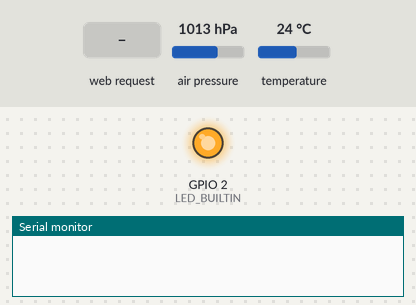
Bench run of a sketch on a simulated ESP8266 (NodeMCU). Shown: output pins drawn as LEDs (lit = HIGH, except the on-board LED, lit = LOW), the last lines printed to the serial monitor. The inputs (shaded band) are chosen by the test bench; at power-on: air pressure 1013 hPa, temperature 24 °C. WiFi joins after 1.5 s; servers stay silent unless stated; network time is answered at once with the bench clock; the local clock reads 2024-03-15 10:24:30 at power-on unless the sketch sets it; EEPROM starts erased.

Above: at 0.1 s.
At 4.7 s:
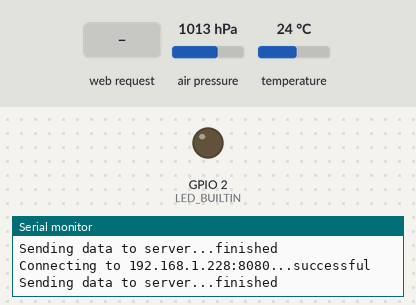
4.8 s: HTTP request GET /data/ received
Timing chart, 0 to 21.2 s (numbered marks = the images above; inputs shaded):
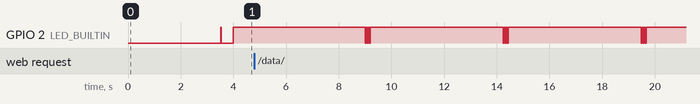

Measured:
- by itself, GPIO 2 (LED_BUILTIN): repeats every 5.2 s: 2 × (HIGH 0.04 s, LOW 0.04 s), HIGH 5.0 s, LOW 0.04 s

The sketch:

BMP280_test_advanced.ino
```cpp
/**********************************************
 * Catalin Batrinu bcatalin@gmail.com
 * Read temperature and pressure from BMP280
 * and send it to thingspeaks.com
**********************************************/

#include <Arduino.h>
//#include <USBAPI.h>
#include <HardwareSerial.h>
#include <pins_arduino.h>

#include <Wire.h>
#include <SPI.h>
#include <Adafruit_Sensor.h>
#include <Adafruit_BMP280.h>
#include <ESP8266WiFi.h>
#include <NTPClient.h>
#include <WiFiUdp.h>
#include <ESP8266WebServer.h>
//#include <ESPAsyncWebServer.h> //randomnerdtutorials.com/esp8266-nodemcu-access-point-ap-web-server/
#include <EEPROM.h>

#define BMP_SCK  13
#define BMP_MISO 12
#define BMP_MOSI 11
#define BMP_CS   10

const char INDEX_HTML[] =
"<!DOCTYPE HTML>"
"<html>"
"<head>"
"<meta content=\"text/html; charset=ISO-8859-1\""
" http-equiv=\"content-type\">"
"<meta name = \"viewport\" content = \"width = device-width, initial-scale = 1.0, maximum-scale = 1.0, user-scalable=0\">"
"<title>ESP8266 Web Form Demo</title>"
"<style>"
"\"body { background-color: #808080; font-family: Arial, Helvetica, Sans-Serif; Color: #000000; }\""
"</style>"
"</head>"
"<body>"
"<h1>ESP8266 Web Form Demo</h1>"
"<FORM action=\"/\" method=\"post\">"
"<P>"
"<label>ssid:&nbsp;</label>"
"<input maxlength=\"30\" name=\"ssid\"><br>"
"<label>Password:&nbsp;</label><input maxlength=\"30\" name=\"Password\"><br>"
"<label>IP:&nbsp;</label><input maxlength=\"15\" name=\"IP\"><br>"
"<label>Gateway:&nbsp;</label><input maxlength=\"15\" name=\"GW\"><br>"
"<INPUT type=\"submit\" value=\"Send\"> <INPUT type=\"reset\">"
"</P>"
"</FORM>"
"</body>"
"</html>";

Adafruit_BMP280 bme; // I2C
// replace with your channel’s thingspeak API key,
String apiKey = "R9A17PBGUIYZZY3Y";
const char* ssid = "MrWhite";
const char* password = "Feketebikapata1965!";
const char* cserver = "api.thingspeak.com";
const char* digest = "19650604";
String wssid;
String wpassword;
WiFiClient client;

const long utcOffsetInSeconds = 3600;
char daysOfTheWeek[7][12] = {"Sunday", "Monday", "Tuesday", "Wednesday", "Thursday", "Friday", "Saturday"};
String day;
WiFiUDP ntpUDP;
NTPClient timeClient(ntpUDP, "pool.ntp.org", utcOffsetInSeconds);

void handleRoot();              // function prototypes for HTTP handlers
void handleNotFound();
void handleSentVar();
void read_from_Memory (String ssid,String pwd,String ip, String gw);
ESP8266WebServer webserver(80);

#define d0 d[0]
#define d1 d[1]
#define d2 d[2]
#define d3 d[3]
#define d4 d[4]
#define d5 d[5]
#define d6 d[6]
#define d7 d[7]
#define d8 d[8]
#define d9 d[9]

int ii;
int currentTime;
int d9={16, 5, 4, 0, 17, 14, 12, 13, 15};
int t;

void ledON(int led) {digitalWrite(led,(led == LED_BUILTIN)&!HIGH);}
void ledOFF(int led) {digitalWrite(led,(led == LED_BUILTIN)&HIGH);}
void ledPulse (int led, int interval, int blur) {
  int i = interval;
  while (i > 0) {
    ledON(led);
    delay(blur);
    i = i - blur;
    ledOFF(led);
    delay(blur);
    i = i - blur;
    }
  }

/**************************
 *   S E T U P
 **************************/
void setup() {
  Serial.begin(115200);
  pinMode(LED_BUILTIN, OUTPUT);
  ledON(LED_BUILTIN);
  delay(2000);
  Serial.println();
  //Serial.println(F("BMP280 test"));
  Serial.println("BMP280 test");

  while (!bme.begin()) {
    Serial.println("Could not find a valid BMP280 sensor, check wiring! ");
    delay (2000);
  }
  Serial.println("BMP280 checked, functioning");

  wssid = readSSID();
  wpassword = readPassword();
  Serial.print(wssid+wpassword);
  Serial.println("Parameters loaded");

  Serial.print("Connecting to ");
  Serial.println(wssid);

  WiFi.mode(WIFI_STA);
  WiFi.begin(wssid, wpassword);

  int trials = 15;
  while (WiFi.status() != WL_CONNECTED && trials > 0) {
    delay(500);
    Serial.print(".");
    trials--;
    }
  Serial.println("");
  if (trials == 0) {
    Serial.println("WiFi timeout reached");
    WiFi.softAP("ESP_19650604");
  } else {
    Serial.println("WiFi connected");
  }

  Serial.print(WiFi.softAPIP());
  Serial.print(" ");
  Serial.println(WiFi.localIP());
  WiFi.printDiag(Serial);
  ledOFF(LED_BUILTIN);

  timeClient.begin();
  timeClient.update();
  currentTime = timeClient.getMinutes();
  t = timeClient.getSeconds();
  Serial.println("Time initialized");

  webserver.on("/", handleRoot);
  webserver.on("/data/", HTTP_GET, handleSentVar); // when the server receives a request with /data/ in the string then run the handleSentVar function
  webserver.onNotFound(handleNotFound);
  webserver.begin();
}

void sendTempData () {
  WiFiClient client;
  Serial.print("Connecting to 192.168.1.228:8080...");
  if (client.connect("192.168.1.228",8080))  {// "184.106.153.149" or api.thingspeak.com
    Serial.println("successful");
    String postStr = "";
    postStr +="?temp={idx:1,nvalue:";
    postStr += "1";
    postStr +=",svalue:";
    postStr += String(bme.readTemperature()); //String(bme.readPressure());
    postStr += "}";

    //\r\n\r\n";

    Serial.print("Sending data to server...");
    String headerStr = "POST /temp" + postStr + " HTTP/1.1\n";
    client.print(headerStr);
    //client.print("POST /temp?temp={idx:1,nvalue:0,svalue:17.3} HTTP/1.1\n");
    client.print("Host: 192.168.1.228\n");
    client.print("Connection: close\n");
    //client.print("X-THINGSPEAKAPIKEY: "+apiKey+"\n");
    client.print("Content-Type: application/x-www-form-urlencoded\n");
    client.print("Content-Length: ");
    client.print(postStr.length());
    client.print("\n\n");
    client.print(postStr);
    Serial.println("finished");
  } else {
    Serial.println("failed");
  }
  client.stop();
}

/**************************
 *  L O O P
 **************************/
void loop() {
  ledON(LED_BUILTIN);
  Serial.print("T=");
  Serial.print(bme.readTemperature());
  Serial.print(" *C");

  Serial.print(" P=");
  Serial.print(bme.readPressure());
  Serial.print(" Pa");

  Serial.print(" A= ");
  Serial.print(bme.readAltitude(1013.25)); // this should be adjusted to your local forcase
  Serial.println(" m");

  Serial.print("Connecting to server...");
  if (client.connect(cserver,80))  {// "184.106.153.149" or api.thingspeak.com
    Serial.println("successful");
    String postStr = apiKey;
    postStr +="&field1=";
    postStr += String(bme.readTemperature());
    postStr +="&field2=";
    postStr += String(bme.readPressure());
    postStr += "\r\n\r\n";

    Serial.print("Sending data to server...");
    client.print("POST /update HTTP/1.1\n");
    client.print("Host: api.thingspeak.com\n");
    client.print("Connection: close\n");
    client.print("X-THINGSPEAKAPIKEY: "+apiKey+"\n");
    client.print("Content-Type: application/x-www-form-urlencoded\n");
    client.print("Content-Length: ");
    client.print(postStr.length());
    client.print("\n\n");
    client.print(postStr);
    Serial.println("finished");
  } else {
    Serial.println("failed");
  }
  client.stop();

  delay (50);
  sendTempData ();

  ledOFF(LED_BUILTIN);
  //every 20 sec
  int i = 20;
  while (i>0) {
    //Serial.printf("Stations connected to soft-AP = %d\n", WiFi.softAPgetStationNum());
    webserver.handleClient();
    delay(5000);
    timeClient.update();

    if (timeClient.getHours() >=7 && timeClient.getHours() < 22)
      ledPulse(LED_BUILTIN, 200, 40);
    else
      delay(10000);

    i--;
  }
}

/**
 * Write data to eprom
*/
void write_EEPROM(String x,int pos){
  Serial.println(x.length()+1);
  byte l = x.length();
  EEPROM.write(pos, l);
  for(int n = pos + 1; n < x.length() + 1 + pos + 1; n++){
     EEPROM.write(n, x[n-pos - 1]);
     Serial.print(x[n-pos - 1]);
    }
  Serial.println("--");
  }

/**
 * Write data to memory
 *
 * We prepping the data strings by adding the end of line symbol I decided to use ";".
 * Then we pass it off to the write_EEPROM function to actually write it to memmory
 */
void write_to_Memory(String ssid,String pwd,String ip, String gw) {
  EEPROM.begin(512);
  write_EEPROM(digest,0);
  ssid+="\0";
  write_EEPROM(ssid,10);
  pwd+="\0";
  write_EEPROM(pwd,100);
  ip+="\0";
  write_EEPROM(ip,200);
  gw+="\0";
  write_EEPROM(gw,220);
  Serial.println("eeprom commit");
  EEPROM.commit();
  EEPROM.end();
  }

/**
 * Read data from eprom
*/
String read_EEPROM(int pos) {
  byte l;
  if (pos == 0) l = 8; else l = EEPROM.read(pos);
  char test[128];
  String x;
  for(int n = pos + 1; n < l + pos + 1; n++){
     test[n-pos-1] = EEPROM.read(n);
  }
  test[l] = '\0';
  x = test;
  return x;
}

String readSSID () {
  EEPROM.begin(512);
  String dig = read_EEPROM(0);
  Serial.print("digest=");
  Serial.println(dig);
  if (dig == digest) {
    return read_EEPROM(10);
  } else {
    Serial.println("No default SSID stored");
    return ssid;
  }
  EEPROM.end();
}

String readPassword () {
  EEPROM.begin(512);
  String dig = read_EEPROM(0);
  Serial.print("digest=");
  Serial.println(dig);
  if (dig == digest) {
    return read_EEPROM(100);
  } else {
    Serial.println("No default Password stored");
    return password;
  }
  EEPROM.end();
}

void read_from_Memory (String ssid,String pwd,String ip, String gw) {
  Serial.println("in memory read");
  EEPROM.begin(512);
  String dig = read_EEPROM(0);
  Serial.print("digest=");
  Serial.println(dig);
  if (dig == digest) {
    Serial.println(read_EEPROM(10));
    Serial.println(read_EEPROM(100));
    Serial.println(read_EEPROM(200));
    Serial.println(read_EEPROM(220));
  } else {
    Serial.println("No default parameters stored");
  }
  EEPROM.end();
}

void handleSubmit(){//dispaly values and write to memmory
  String response="<p>The ssid is ";
  response +=webserver.arg("ssid");
  response +="<br>";
  response +="And the password is ";
  response +=webserver.arg("Password");
  response +="<br>";
  response +="And the IP Address is ";
  response +=webserver.arg("IP");
  response +="</P><BR>";
  response +="<H2><a href=\"/\">go home</a></H2><br>";

  webserver.send(200, "text/html", response);
  //calling function that writes data to memory
  write_to_Memory(String(webserver.arg("ssid")),String(webserver.arg("Password")),String(webserver.arg("IP")),String(webserver.arg("GW")));
}

void handleRoot() {
  /*String h = HTTPHEAD;
  String f = HTTPFOOT;
  String s ="<CENTER><B>" + day + "</B></CENTER>";

  server.send(200, "text/html", s);   // Send HTTP status 200 (Ok) and send some text to the browser/client*/

  if (webserver.hasArg("ssid")&& webserver.hasArg("Password")&& webserver.hasArg("IP")&& webserver.hasArg("GW") ) {//If all form fields contain data call handelSubmit()
    handleSubmit();
  } else {
    //Redisplay the form
    webserver.send(200, "text/html", INDEX_HTML);
  }
}

void handleNotFound(){
  webserver.send(404, "text/plain", "404: Not found"); // Send HTTP status 404 (Not Found) when there's no handler for the URI in the request
}

void handleSentVar() {
  Serial.println("handleSentVar");
  if (webserver.hasArg("sensor_reading")) { // this is the variable sent from the client
//    int readingInt = server.arg("sensor_reading").toInt();
//    char readingToPrint[5];
//    itoa(readingInt, readingToPrint, 10); //integer to string conversion for OLED library
//    u8g2.firstPage();
//    u8g2.drawUTF8(0, 64, readingToPrint);
//    u8g2.nextPage();
    webserver.send(200, "text/html", "<h1>Data received</>");
  } else
    webserver.send(200, "text/html", "<h1>Data could not interpreted</>");
}
```
